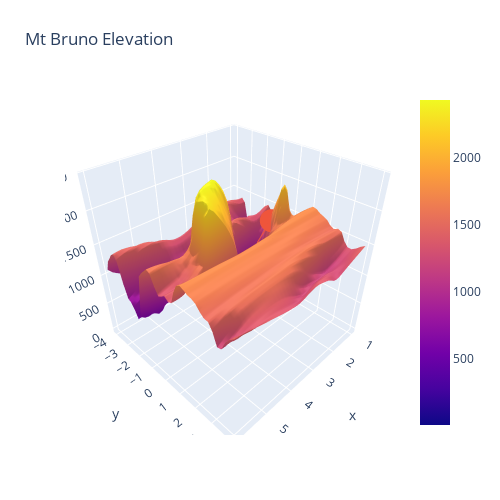

This figure's notebook cell:
### Code cell
import plotly.graph_objects as go

import pandas as pd
fig = go.Figure(data=[
    go.Surface(z=losses, x=position_angles, y=position_xs),
    go.Scatter3d(z=optimization_trajectory[:, 2], x=optimization_trajectory[:, 0], y=optimization_trajectory[:, 1])
])

fig.update_layout(title='Mt Bruno Elevation', autosize=False,
                  width=500, height=500,
                  margin=dict(l=65, r=50, b=65, t=90))

fig.show()
